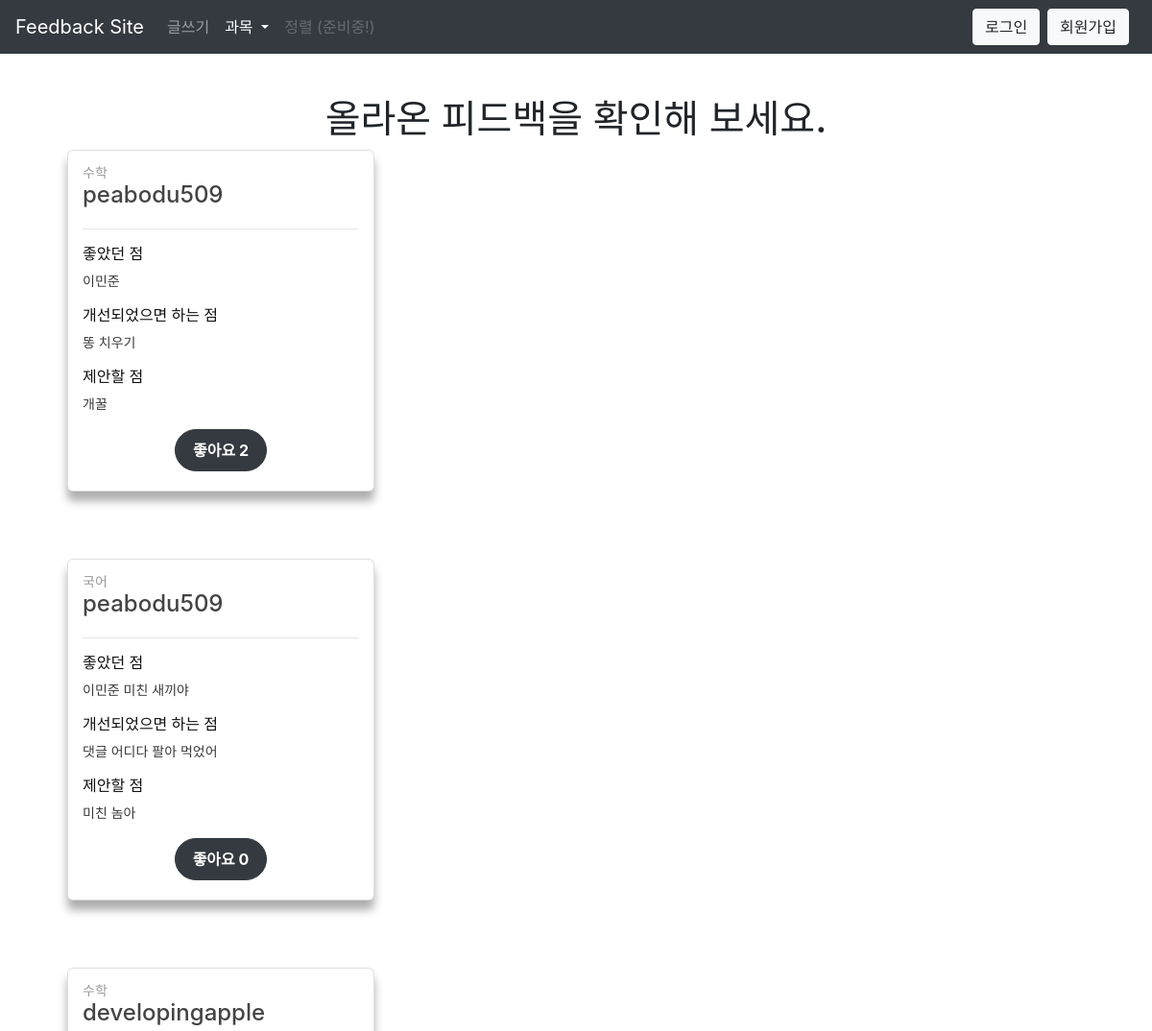
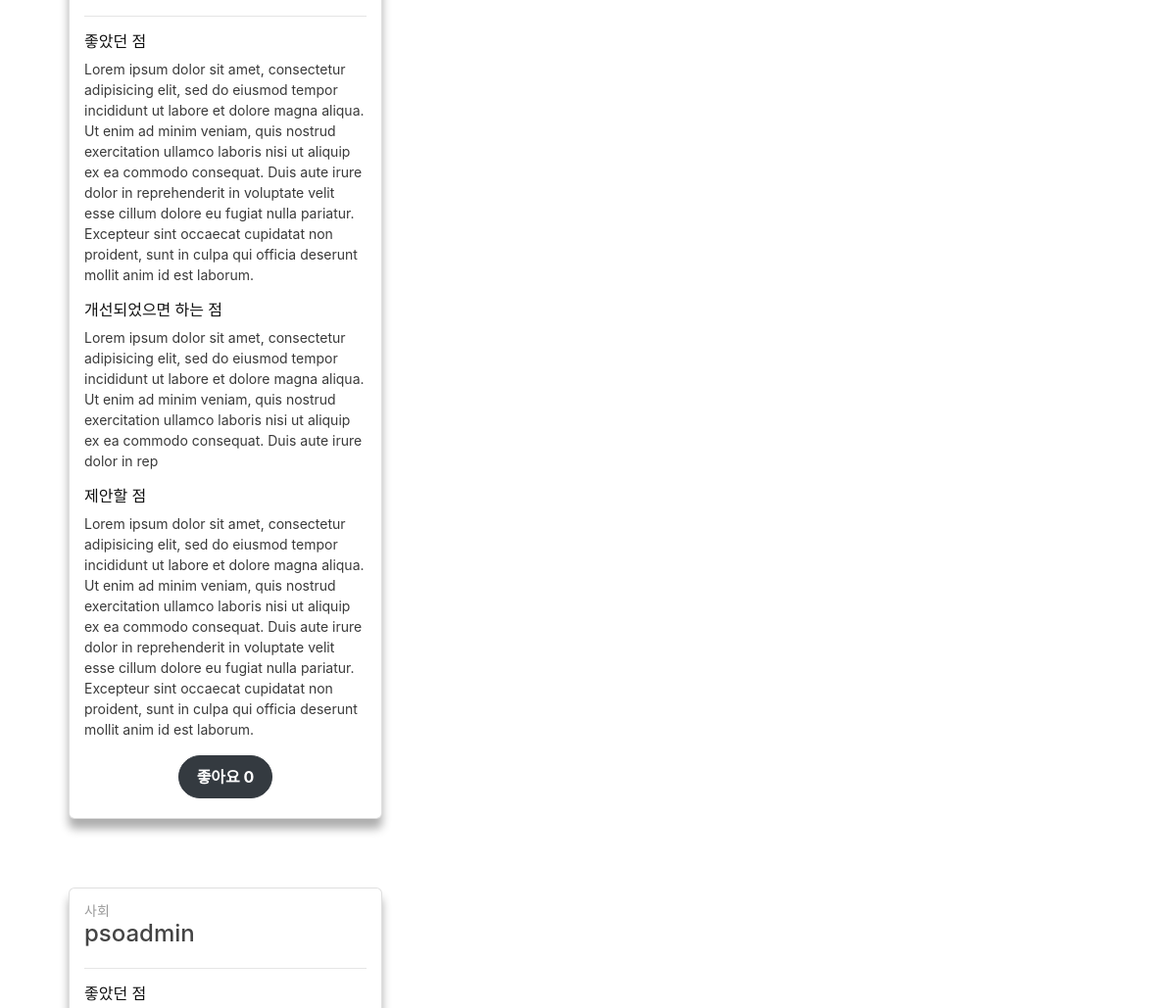
Before: / (upper part) with the older database file (2 pictures, top to bottom).
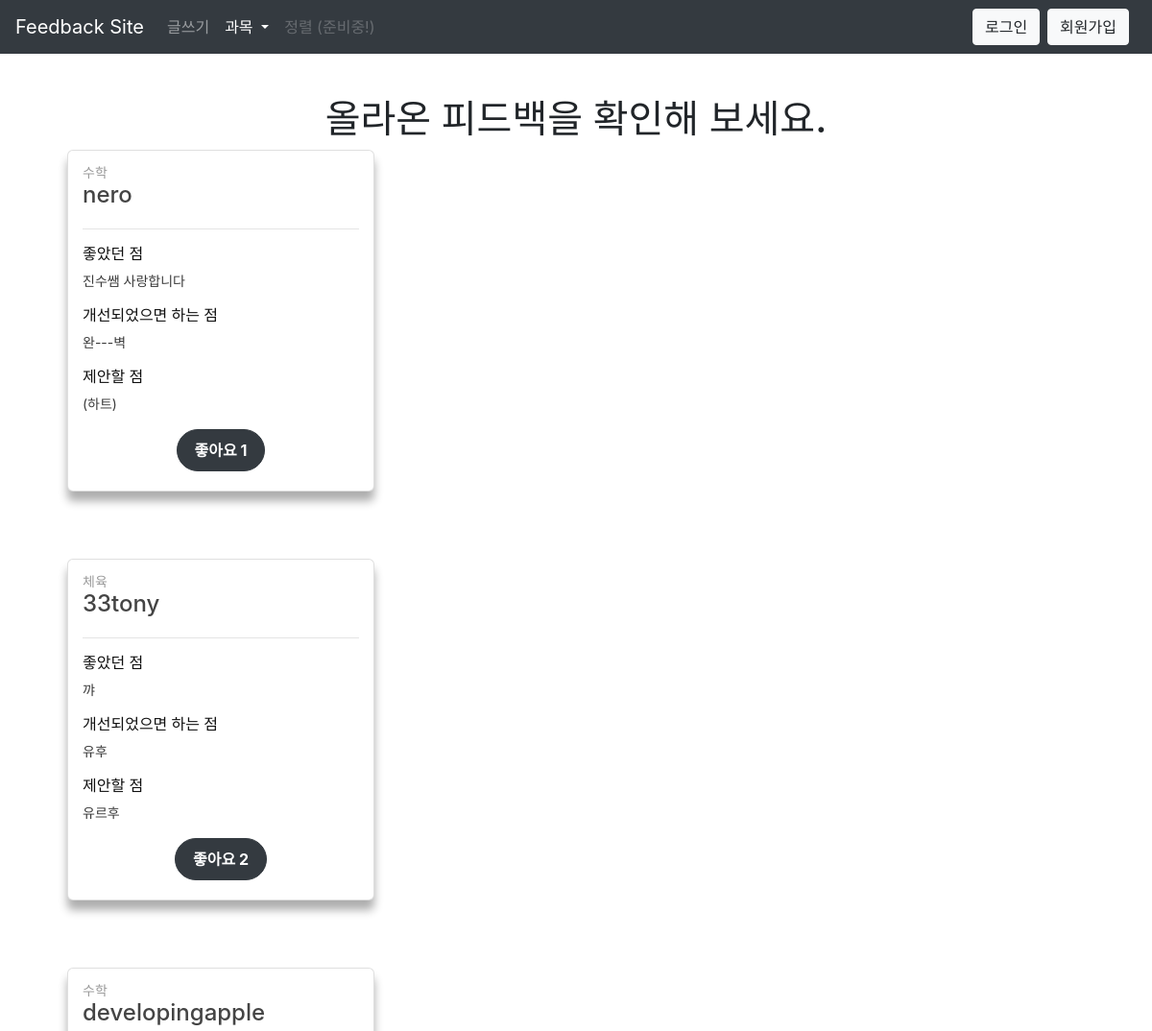
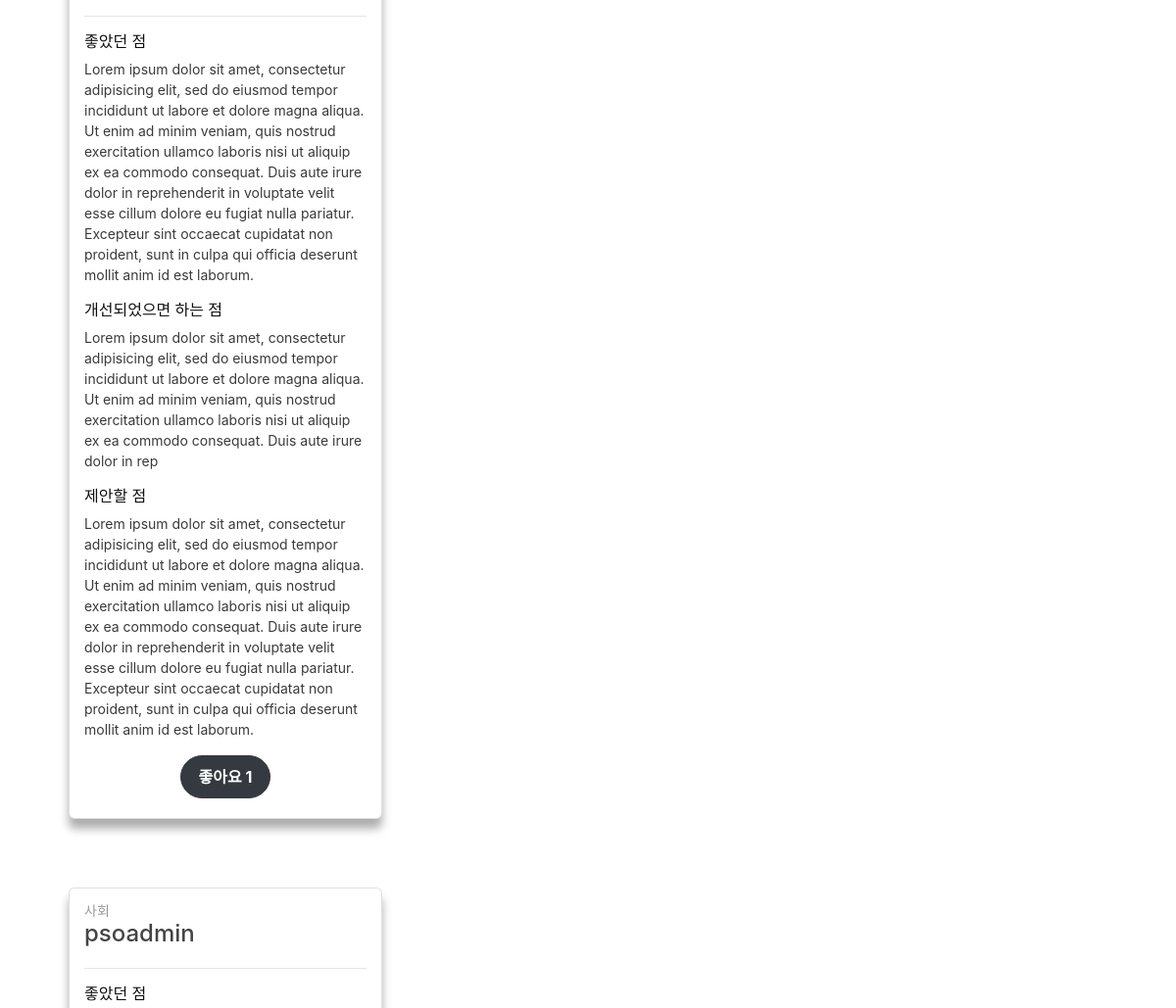
After: the same page with the newer database file (2 pictures, top to bottom).
### feedback/models.py (models this page shows, shortened)
class Post(models.Model):
    subject = models.ForeignKey('feedback.Subject', default=1, on_delete=models.CASCADE)
    user = models.ForeignKey(User, on_delete=models.CASCADE)
    goodPoint = models.TextField(verbose_name='좋았던 점', default=' ')
    improvingPoint = models.TextField(verbose_name='개선되었으면 하는 점', default=' ')
    anotherPoint = models.TextField(verbose_name='하고싶은 말', default=' ')
    created_date = models.DateTimeField(auto_now=True)
    numOfLike = models.IntegerField(default=0)
    def __str__(self):
        return str(self.user)

class Subject(models.Model):
    subject = models.CharField(max_length=20, verbose_name='과목')
    created_date = models.DateTimeField(auto_now=True)
    def __str__(self):
        return str(self.subject)

### feedback/views.py (the view)
# urls.py: url(r'^$', views.allPosts, name='allPosts'),
def allPosts(request):
    subjects = Subject.objects.filter(created_date__lte=timezone.now()).order_by('created_date')
    posts = Post.objects.filter(created_date__lte=timezone.now()).order_by('created_date').reverse()
    return render(request, 'posts.html', {'subjects': subjects, 'posts': posts})

### feedback/templates/posts.html
{% extends 'base.html' %}
{% block content %}
    <h1 class="text-center">올라온 피드백을 확인해 보세요.</h1>
    <div class="masonry-container">
        {% for post in posts %}
            <div class="card-box col-md-4 col-sm-6">
                <div class="card">
                    <div class="content">
                        <h6 class="category">{{ post.subject }}</h6>
                        <h4 class="title"><a href="/detail/{{ post.id }}">{{ post }}</a></h4>
                        <hr>
                        <h5>좋았던 점</h5>
                        <p class="description">{{ post.goodPoint|linebreaksbr }}</p>
                        <h5>개선되었으면 하는 점</h5>
                        <p class="description">{{ post.improvingPoint|linebreaksbr }}</p>
                        <h5>제안할 점</h5>
                        <p class="description">{{ post.anotherPoint|linebreaksbr }}</p>
                        <div class="footer btn-center">
                            {% if user.is_authenticated %}
                                <a href="/likes/{{post.id}}/"><button type="submit" class="btn btn-dark btn-round">좋아요 {{ post.numOfLike }}</button></a>
                            {% else %}
                                <button type="button" class="btn btn-dark btn-round" data-toggle="modal" data-target="#loginModal">좋아요 {{ post.numOfLike }}</button>
                            {% endif %}
                        </div>
                    </div>
                </div>
            </div>
        {% endfor %}
    </div>
{% endblock %}

Changed rows visible on the page:
removed Post: subject "수학", user.username "peabodu509", goodPoint "이민준", improvingPoint "똥 치우기", anotherPoint "개꿀", numOfLike "2"
removed Post: subject "국어", user.username "peabodu509", goodPoint "이민준 미친 새끼야", improvingPoint "댓글 어디다 팔아 먹었어", anotherPoint "미친 놈아", numOfLike "0"
added Post: subject "수학", user.username "nero", goodPoint "진수쌤 사랑합니다", improvingPoint "완---벽", anotherPoint "(하트)", numOfLike "1"
added Post: subject "체육", user.username "33tony", goodPoint "꺄", improvingPoint "유후", anotherPoint "유르후", numOfLike "2"
changed Post "developingapple": numOfLike "0" → "1"
